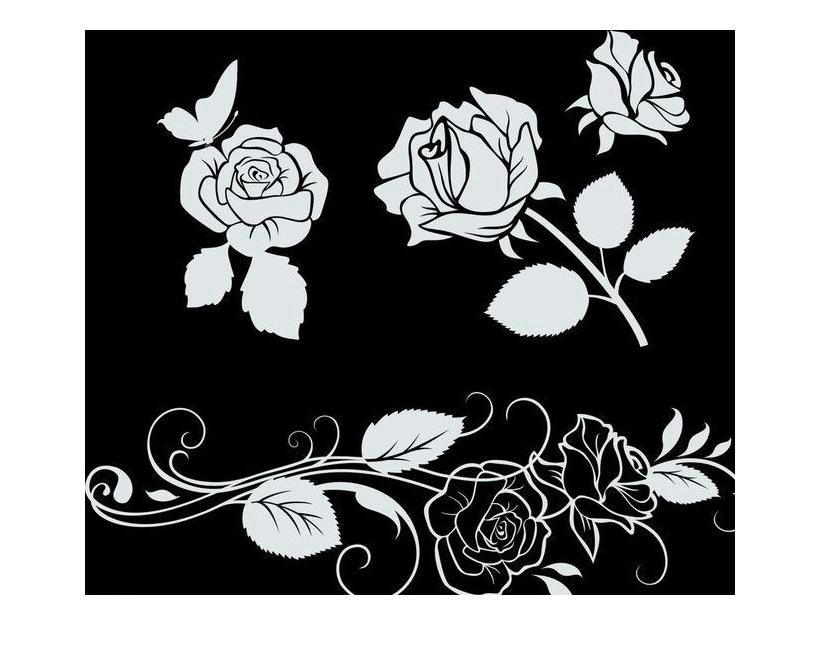
#> input picture img.png, 822 x 660 px
$ python 0921-compress_decompress.py
#> lines starting #> are read from the running program, lines starting #| are printed output that depends on the picture; after the words box and inside, x2 and y2 are one past the last pixel; in counts of white or black regions, pixels touching at a corner belong together
import matplotlib.pyplot as plt
import numpy as np
import cv2


# RLE & RLD

def has_numbers(inputString):
    return any(char.isdigit() for char in inputString)


def RLE(content: str) -> str:
    assert not has_numbers(content), "Content has number, abort"
    c, i, s = content[0], 0, ""
    for ch in content:
        if c == ch:i += 1
        else:s += str(i) + str(c);c = ch;i = 1
    s += str(i) + str(c)
    return s


def RLD(content: str) -> str:
#> called with content = '1S1D3N35A1N1S1D1N1J'
    if not content:return content
    assert has_numbers(content), "Do not contain number, abort"
    s, ic = "", ""
    for ch in content:
        if ch.isdigit():ic += ch
        else: s += ch * int(ic);ic = ""
#> further down, pic is the input picture: shape (660, 822, 4) float32; mean R, G, B, A 0.463, 0.466, 0.468, 1
    return s


class image:
    def __init__(self, content):self.content = content
    def __str__(self):return "\n".join(" ".join([str(f) for f in i]) for i in self.content)


def RLE_picture(pic: plt.np.array) -> image:
    c = 1
    pic = c - cv2.cvtColor(pic, cv2.COLOR_BGR2GRAY);pic[pic > (c / 2)] = c;pic[pic < (c / 2)] = 0;s = []
#> after `pic = c - cv2.cvtColor(pic, cv2.COLOR_BGR2GRAY)`:
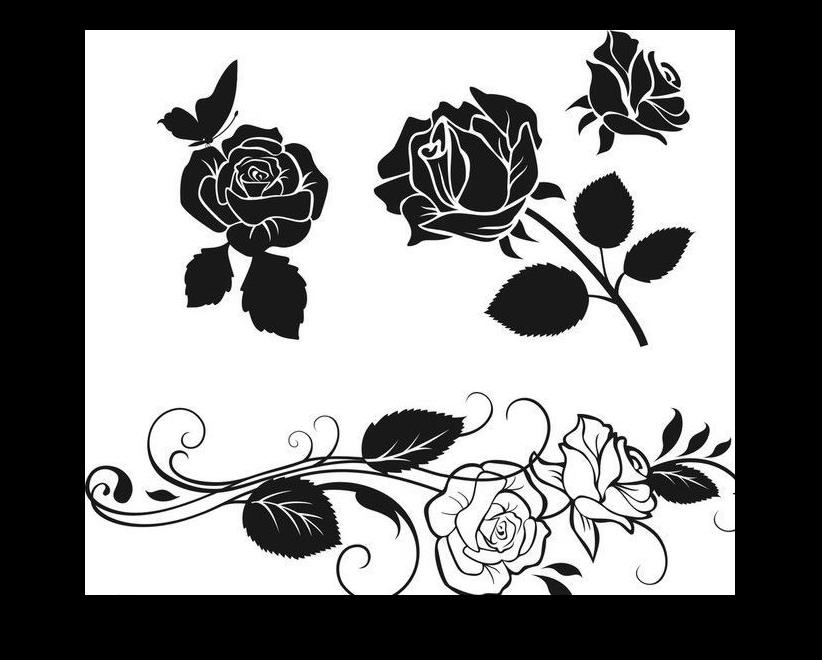
#> pic: shape (660, 822) float32; min 0, max 1, mean 0.533
#> after `pic[pic < c / 2] = 0`:
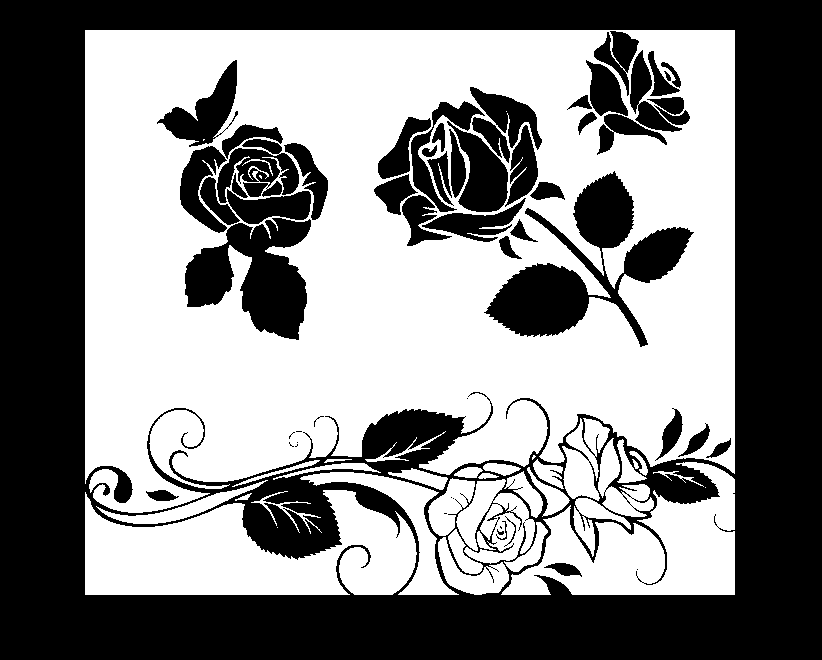
#> pic: shape (660, 822) float32; values 0 (black) and 1 (white), 52.3% white; 57 black regions (12 under 20 px), largest, box (x1, y1, x2, y2) and area: (0, 0, 822, 660) 200448, (484, 171, 694, 347) 12767, (185, 218, 311, 340) 8683
    for eachLine in pic:
        i, c, a = 0, 0, []
        for pixel in eachLine:
            if c == pixel:i += 1
            else:a.append(i);c = 0 if c == 1 else 1;i = 1
        a.append(i);s.append(a)
#> after the loop, s = 660 items, first 6: [822], [822], [822], [822], [822], [822]
    return image(s)  # 假装在返回字符串好了
#> in __init__, `def __init__(self, content):self.content = content`: self.content has the same summary as s in RLE_picture


def RLD_picture(pic: image) -> np.array:
    pic, s = pic.content, []
#> pic has the same summary as s in RLE_picture; s = []
    for row in range(len(pic)):
        c, a = 0, []
        for col in pic[row]:
            if col == 0:continue
            a.extend([c for i in range(col)]);c = 0 if c == 1 else 1
        s.append(np.array(a))
#> after the loop, s = 660 items
    return np.array(s)


def save(a):
    print(a)
    with open("img.txt", "w+") as f:
        f.write(a.__str__())


if __name__ == '__main__':
    c = "SDNNNAAAAAAAAAAAAAAAAAAAAAAAAAAAAAAAAAAANSDNJ"
    print(RLE(c))
    print(RLD(RLE(c)) == c)
    pic = plt.imread("img.png")
    e = RLE_picture(pic)
    save(e)
    s = RLD_picture(e)
    plt.imshow(s, cmap="Greys", interpolation="nearest")
    plt.show()
